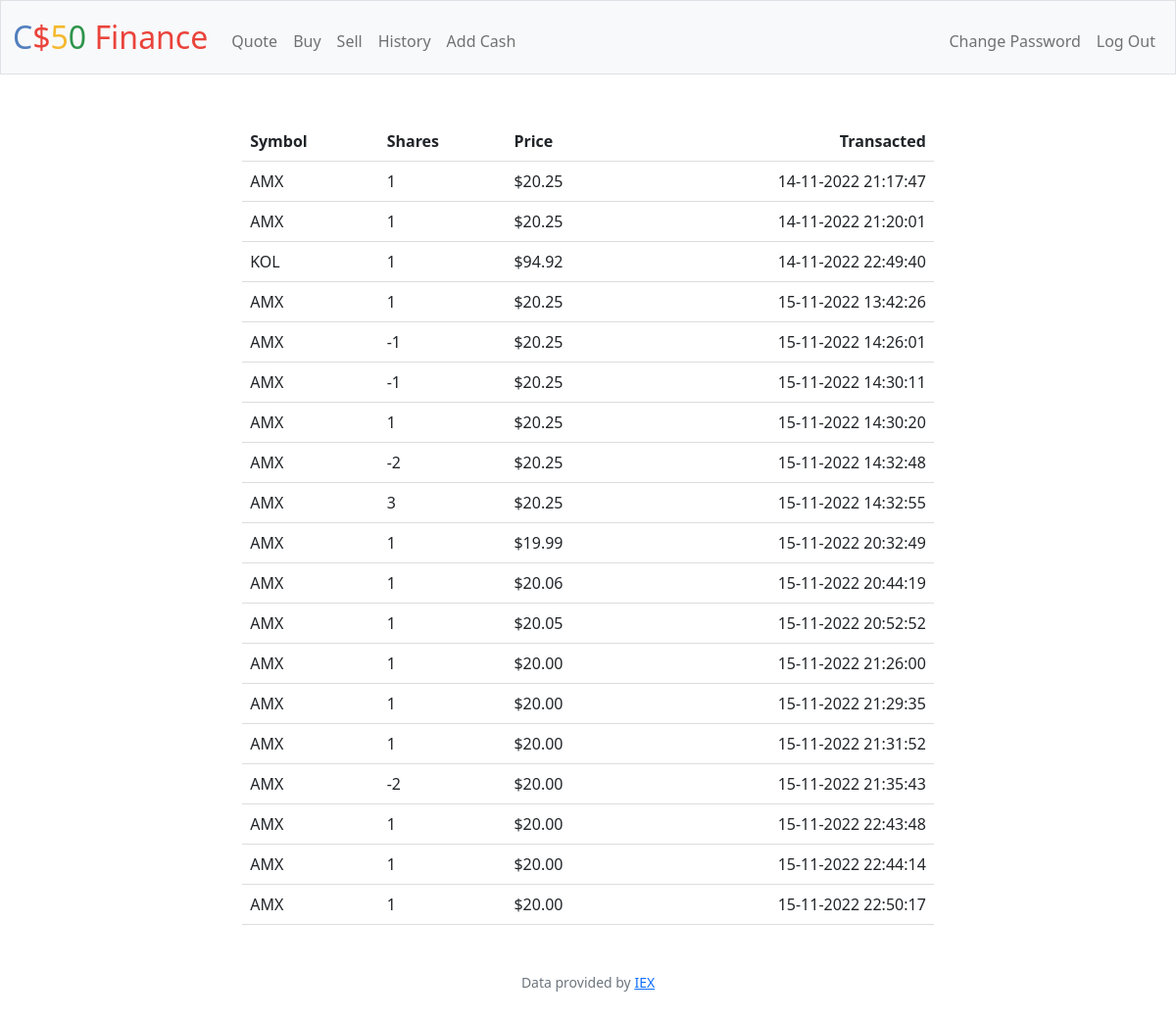
Screenshot of /history (signed in) with the database file from the repository.
### tables this page shows
CREATE TABLE transactions
(id INTEGER PRIMARY KEY AUTOINCREMENT NOT NULL,
userID NUMERIC NOT NULL,
cash NUMERIC NOT NULL,
symbol TEXT NOT NULL,
name TEXT NOT NULL,
price TEXT NOT NULL,
shares NUMERIC NOT NULL,
datetime TEXT NOT NULL);

### app.py (the view)
@app.route("/history")
@login_required
def history():
    data = db.execute("SELECT symbol, price, shares, datetime FROM transactions \
    WHERE userID = ?", session["user_id"])
    for i in range(len(data)):
        data[i]["price"] = float(data[i]["price"])
    return render_template("history.html", data=data)

### app.py (called while the page is built)
@app.after_request
def after_request(response):
    response.headers["Cache-Control"] = "no-cache, no-store, must-revalidate"
    response.headers["Expires"] = 0
    response.headers["Pragma"] = "no-cache"
    return response

### helpers.py (called while the page is built)
def login_required(f):
    @wraps(f)
    def decorated_function(*args, **kwargs):
        if session.get("user_id") is None:
            return redirect("/login")
        return f(*args, **kwargs)
    return decorated_function

def usd(value):
    return f"${value:,.2f}"

### templates/history.html (shortened to what this page needs)
{% extends "layout.html" %}
{% block main %}
<table class="historytable" style="width: 60%">
    <thead>
        <tr>
            <th>Symbol</th>
            <th>Shares</th>
            <th>Price</th>
            <th>Transacted</th>
        </tr>
    </thead>
    <tbody>
        {% for dat in data %}
            <tr>
                <td>{{ dat.symbol }}</td>
                <td>{{ dat.shares }}</td>
                <td>{{ dat.price | usd }}</td>
                <td>{{ dat.datetime }}</td>
            </tr>
        {% endfor %}
</table>
{% endblock %}

### static/styles.css (style rules this page uses)
table { border-collapse: collapse; margin-left: auto; margin-right: auto; }
th, td { text-align: left; padding: 8px; }
.historytable tr { border-bottom: 1px solid #ddd; }
.historytable td:last-child { text-align: right; }
.historytable th:last-child { text-align: right; }

### rows the page displays
transactions: symbol "AMX", shares "1", price "$20.25", datetime "14-11-2022 21:17:47"
transactions: symbol "AMX", shares "1", price "$20.25", datetime "14-11-2022 21:20:01"
transactions: symbol "KOL", shares "1", price "$94.92", datetime "14-11-2022 22:49:40"
transactions: symbol "AMX", shares "1", price "$20.25", datetime "15-11-2022 13:42:26"
transactions: symbol "AMX", shares "-1", price "$20.25", datetime "15-11-2022 14:26:01"
transactions: symbol "AMX", shares "-1", price "$20.25", datetime "15-11-2022 14:30:11"
transactions: symbol "AMX", shares "1", price "$20.25", datetime "15-11-2022 14:30:20"
transactions: symbol "AMX", shares "-2", price "$20.25", datetime "15-11-2022 14:32:48"
transactions: symbol "AMX", shares "3", price "$20.25", datetime "15-11-2022 14:32:55"
transactions: symbol "AMX", shares "1", price "$19.99", datetime "15-11-2022 20:32:49"
transactions: symbol "AMX", shares "1", price "$20.06", datetime "15-11-2022 20:44:19"
transactions: symbol "AMX", shares "1", price "$20.05", datetime "15-11-2022 20:52:52"
transactions: symbol "AMX", shares "1", price "$20.00", datetime "15-11-2022 21:26:00"
transactions: symbol "AMX", shares "1", price "$20.00", datetime "15-11-2022 21:29:35"
transactions: symbol "AMX", shares "1", price "$20.00", datetime "15-11-2022 21:31:52"
transactions: symbol "AMX", shares "-2", price "$20.00", datetime "15-11-2022 21:35:43"
transactions: symbol "AMX", shares "1", price "$20.00", datetime "15-11-2022 22:43:48"
transactions: symbol "AMX", shares "1", price "$20.00", datetime "15-11-2022 22:44:14"
transactions: symbol "AMX", shares "1", price "$20.00", datetime "15-11-2022 22:50:17"
